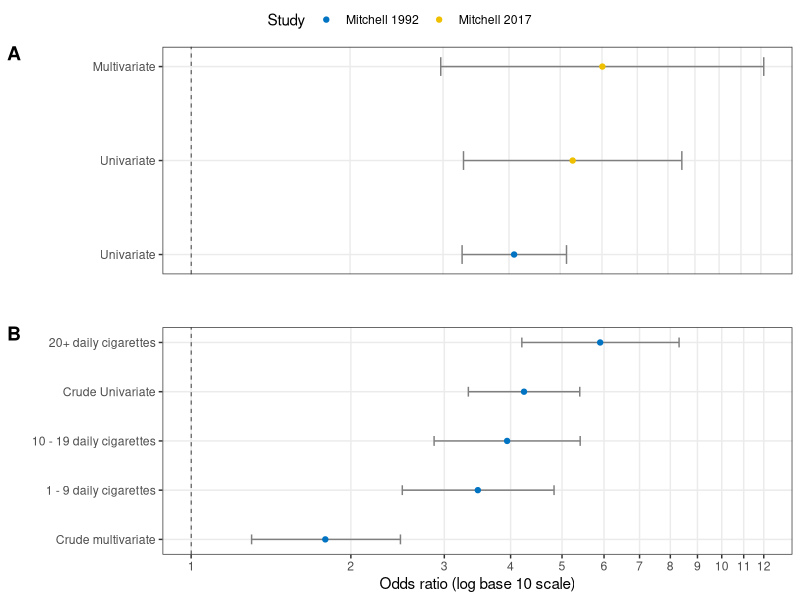
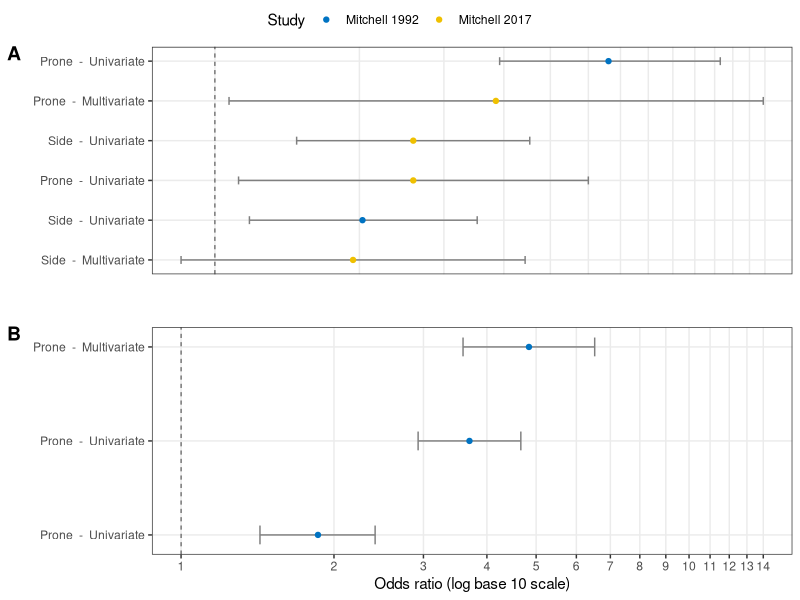
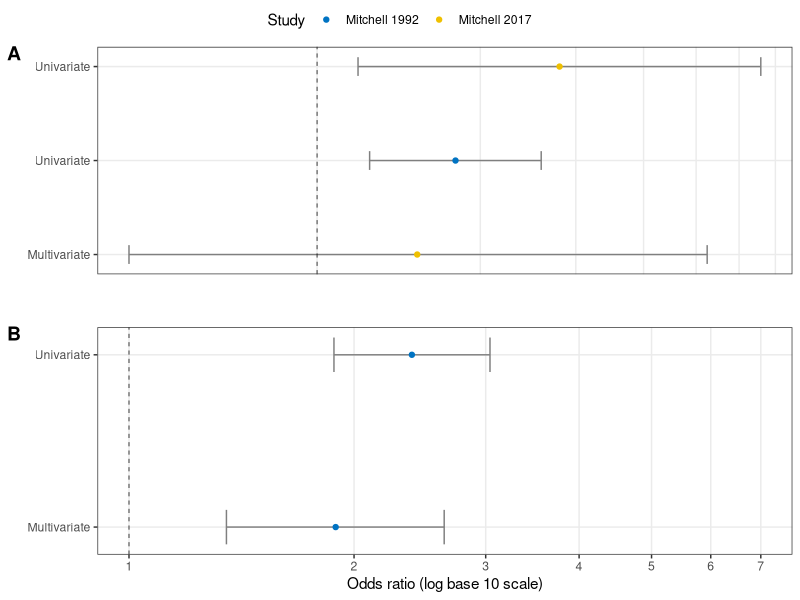
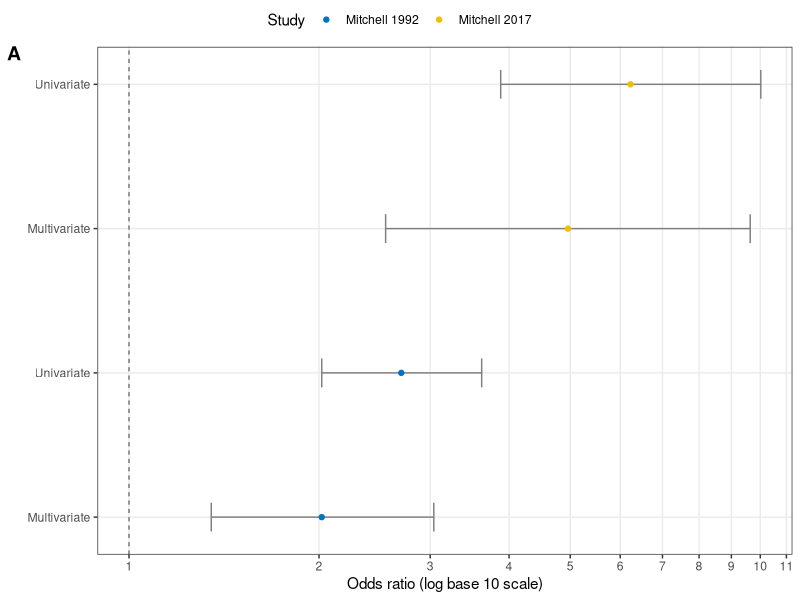

These figures' R source, in order:
library(tidyverse)
library(readxl)
library(magrittr)
library(ggpubr)
library(ggsci)

# Smoking -----------------------------------------------------------------

smoking_rf <- read_excel(here::here("data", "risk-factors.xlsx"), 
                         sheet = "smoking")

smoking_rf %<>%
  group_by(Exposure) %>%
  arrange(OR) %>%
  mutate(order = row_number())
  
smoking_rf$`Lower CI` <- as.numeric(smoking_rf$`Lower CI`)
smoking_rf$`Upper CI` <- as.numeric(smoking_rf$`Upper CI`)

smoke_preg <- subset(smoking_rf, Exposure == "Smoking during pregnancy")
smoke_2w <- subset(smoking_rf, Exposure != "Smoking during pregnancy")

smoke_preg_plot <- 
  ggplot(data = smoke_preg) +
  geom_errorbarh(aes(xmin = `Lower CI`, xmax = `Upper CI`, y = order),
                 size = .5, height = .2, color = "gray50") +
  geom_point(aes(x = OR, y = order, color = Study)) +
  geom_vline(aes(xintercept = 1), size = .25, linetype = "dashed") +
  scale_y_continuous(breaks = smoke_preg$order, labels = smoke_preg$`Analysis Method`) +
  scale_x_log10(breaks = seq(0,12,1)) +
  ylab("") +
  xlab("") +
  scale_fill_jco() +
  scale_color_jco() +
  theme_bw() +
  theme(panel.grid.minor = element_blank(),
        axis.ticks.x = element_blank(),
        axis.text.x = element_blank())

smoke_2w_plot <- 
  ggplot(data = smoke_2w) +
  geom_errorbarh(aes(xmin = `Lower CI`, xmax = `Upper CI`, y = order),
                 size = .5, height = .2, color = "gray50") +
  geom_point(aes(x = OR, y = order, color = Study)) +
  geom_vline(aes(xintercept = 1), size = .25, linetype = "dashed") +
  scale_y_continuous(breaks = smoke_2w$order, labels = smoke_2w$`Analysis Method`) +
  scale_x_log10(breaks = seq(0,12,1), limits = c(1, 12)) +
  ylab("") +
  xlab("Odds ratio (log base 10 scale)") +
  scale_fill_jco() +
  scale_color_jco() +
  theme_bw() +
  theme(panel.grid.minor = element_blank())

ggarrange(smoke_preg_plot, smoke_2w_plot, ncol = 1, 
          common.legend = TRUE, align = "hv",
          labels = c("A", "B"))


# Sleeping ----------------------------------------------------------------

sleeping_rf <- read_excel(here::here("data", "risk-factors.xlsx"), 
                         sheet = "sleeping")

sleeping_rf %<>%
  group_by(`Non-exposure`) %>%
  arrange(OR) %>%
  mutate(order = row_number(),
         labels = paste(Exposure, " - ", `Analysis Method`))

sleeping_rf$`Lower CI` <- as.numeric(sleeping_rf$`Lower CI`)
sleeping_rf$`Upper CI` <- as.numeric(sleeping_rf$`Upper CI`)

sleep_back <- subset(sleeping_rf, `Non-exposure` == "Back")
sleep_any <- subset(sleeping_rf, `Non-exposure` != "Back")

sleep_back_plot <- 
  ggplot(data = sleep_back) +
  geom_errorbarh(aes(xmin = `Lower CI`, xmax = `Upper CI`, y = order),
                 size = .5, height = .2, color = "gray50") +
  geom_point(aes(x = OR, y = order, color = Study)) +
  geom_vline(aes(xintercept = 1), size = .25, linetype = "dashed") +
  scale_y_continuous(breaks = sleep_back$order, labels = sleep_back$labels) +
  scale_x_log10(breaks = seq(0,14,1)) +
  ylab("") +
  xlab("") +
  scale_fill_jco() +
  scale_color_jco() +
  theme_bw() +
  theme(panel.grid.minor = element_blank(),
        axis.ticks.x = element_blank(),
        axis.text.x = element_blank())

sleep_any_plot <- 
  ggplot(data = sleep_any) +
  geom_errorbarh(aes(xmin = `Lower CI`, xmax = `Upper CI`, y = order),
                 size = .5, height = .2, color = "gray50") +
  geom_point(aes(x = OR, y = order, color = Study)) +
  geom_vline(aes(xintercept = 1), size = .25, linetype = "dashed") +
  scale_y_continuous(breaks = sleep_any$order, labels = sleep_any$labels) +
  scale_x_log10(breaks = seq(0,14,1), limits = c(1, 14)) +
  ylab("") +
  xlab("Odds ratio (log base 10 scale)") +
  scale_fill_jco() +
  scale_color_jco() +
  theme_bw() +
  theme(panel.grid.minor = element_blank())

ggarrange(sleep_back_plot, sleep_any_plot, ncol = 1, 
          common.legend = TRUE, align = "hv",
          labels = c("A", "B"))


# Breast Feeding ----------------------------------------------------------

bf_rf <- read_excel(here::here("data", "risk-factors.xlsx"), 
                         sheet = "breastfeeding")

bf_rf %<>%
  group_by(Exposure) %>%
  arrange(OR) %>%
  mutate(order = row_number())

bf_rf$`Lower CI` <- as.numeric(bf_rf$`Lower CI`)
bf_rf$`Upper CI` <- as.numeric(bf_rf$`Upper CI`)

bf_any <- subset(bf_rf, Exposure == "No breast feeding")
bf_exclusive <- subset(bf_rf, Exposure != "No breast feeding")

bf_any_plot <- 
  ggplot(data = bf_any) +
  geom_errorbarh(aes(xmin = `Lower CI`, xmax = `Upper CI`, y = order),
                 size = .5, height = .2, color = "gray50") +
  geom_point(aes(x = OR, y = order, color = Study)) +
  geom_vline(aes(xintercept = 1), size = .25, linetype = "dashed") +
  scale_y_continuous(breaks = bf_any$order, labels = bf_any$`Analysis Method`) +
  scale_x_log10(breaks = seq(0,7,1)) +
  ylab("") +
  xlab("") +
  scale_fill_jco() +
  scale_color_jco() +
  theme_bw() +
  theme(panel.grid.minor = element_blank(),
        axis.ticks.x = element_blank(),
        axis.text.x = element_blank())

bf_exclusive_plot <- 
  ggplot(data = bf_exclusive) +
  geom_errorbarh(aes(xmin = `Lower CI`, xmax = `Upper CI`, y = order),
                 size = .5, height = .2, color = "gray50") +
  geom_point(aes(x = OR, y = order, color = Study)) +
  geom_vline(aes(xintercept = 1), size = .25, linetype = "dashed") +
  scale_y_continuous(breaks = bf_exclusive$order, labels = bf_exclusive$`Analysis Method`) +
  scale_x_log10(breaks = seq(0,7,1), limits = c(1, 7)) +
  ylab("") +
  xlab("Odds ratio (log base 10 scale)") +
  scale_fill_jco() +
  scale_color_jco() +
  theme_bw() +
  theme(panel.grid.minor = element_blank())

ggarrange(bf_any_plot, bf_exclusive_plot, ncol = 1, 
          common.legend = TRUE, align = "hv",
          labels = c("A", "B"))

# Bed Sharing -------------------------------------------------------------

bed_rf <- read_excel(here::here("data", "risk-factors.xlsx"), 
                         sheet = "bed-sharing")

bed_rf %<>%
  group_by(Exposure) %>%
  arrange(OR) %>%
  mutate(order = row_number())

bed_rf$`Lower CI` <- as.numeric(bed_rf$`Lower CI`)
bed_rf$`Upper CI` <- as.numeric(bed_rf$`Upper CI`)

bed_sharing_plot <- 
  ggplot(data = bed_rf) +
  geom_errorbarh(aes(xmin = `Lower CI`, xmax = `Upper CI`, y = order),
                 size = .5, height = .2, color = "gray50") +
  geom_point(aes(x = OR, y = order, color = Study)) +
  geom_vline(aes(xintercept = 1), size = .25, linetype = "dashed") +
  scale_y_continuous(breaks = bed_rf$order, labels = bed_rf$`Analysis Method`) +
  scale_x_log10(breaks = seq(0,11,1)) +
  ylab("") +
  xlab("Odds ratio (log base 10 scale)") +
  scale_fill_jco() +
  scale_color_jco() +
  theme_bw() +
  theme(panel.grid.minor = element_blank())

ggarrange(bed_sharing_plot, ncol = 1, 
          common.legend = TRUE, align = "hv",
          labels = c("A"))

